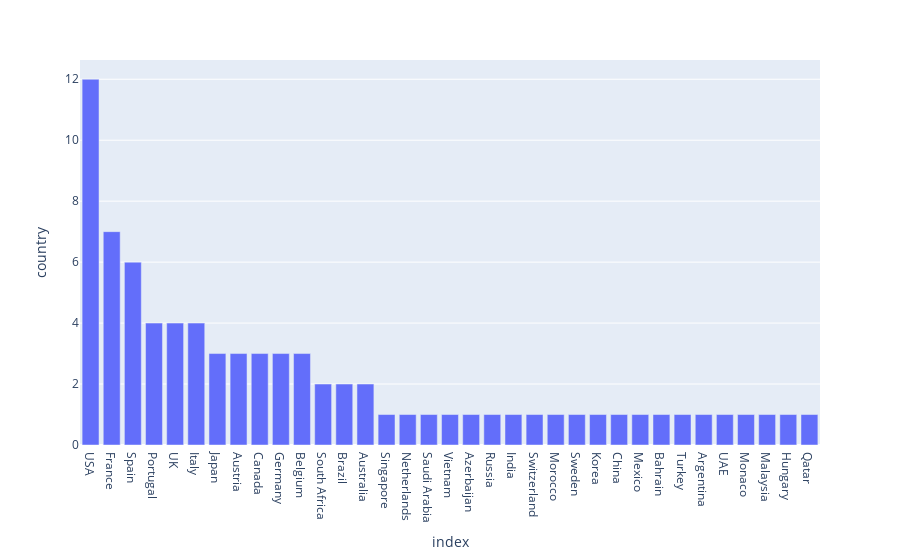

Write notebook code for a chart like this one.
### Code cell
fig = px.bar(df, x="index", y="country")

fig.show()

### Figure 1 — Plotly figure (JSON) as saved in the notebook; plotly's stock layout.template omitted (floating-point values rounded to 4 significant figures)
{"data": [{"alignmentgroup": "True", "hovertemplate": "index=%{x}<br>country=%{y}<extra></extra>", "legendgroup": "", "marker": {"color": "#636efa", "pattern": {"shape": ""}}, "name": "", "offsetgroup": "", "orientation": "v", "showlegend": false, "textposition": "auto", "type": "bar", "x": ["USA", "France", "Spain", "Portugal", "UK", "Italy", "Japan", "Austria", "Canada", "Germany", "Belgium", "South Africa", "Brazil", "Australia", "Singapore", "Netherlands", "Saudi Arabia", "Vietnam", "Azerbaijan", "Russia", "India", "Switzerland", "Morocco", "Sweden", "Korea", "China", "Mexico", "Bahrain", "Turkey", "Argentina", "UAE", "Monaco", "Malaysia", "Hungary", "Qatar"], "xaxis": "x", "y": [12, 7, 6, 4, 4, 4, 3, 3, 3, 3, 3, 2, 2, 2, 1, 1, 1, 1, 1, 1, 1, 1, 1, 1, 1, 1, 1, 1, 1, 1, 1, 1, 1, 1, 1], "yaxis": "y"}], "layout": {"barmode": "relative", "legend": {"tracegroupgap": 0}, "margin": {"t": 60}, "xaxis": {"anchor": "y", "domain": [0, 1], "title": {"text": "index"}}, "yaxis": {"anchor": "x", "domain": [0, 1], "title": {"text": "country"}}}}
